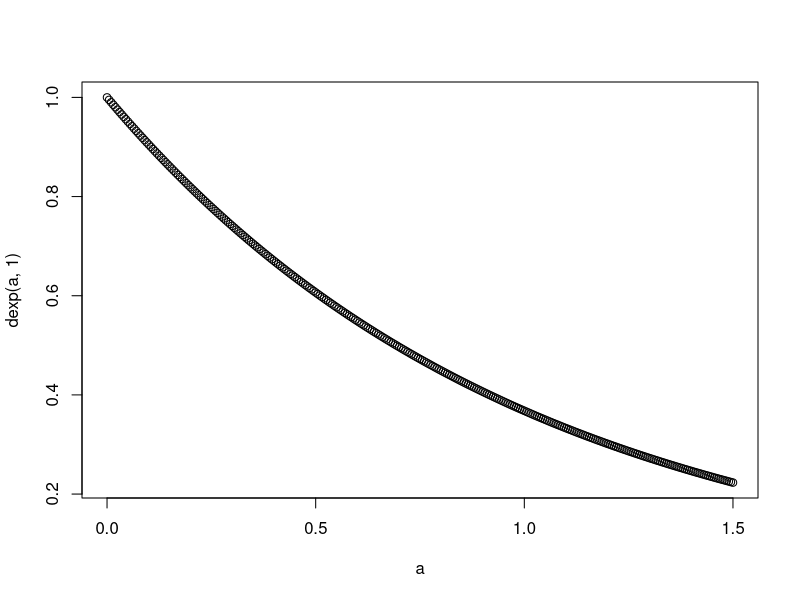
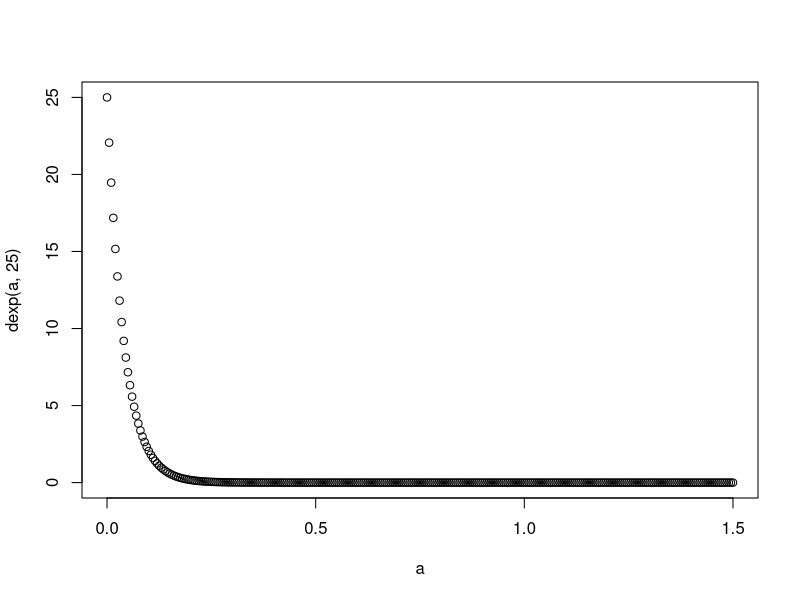
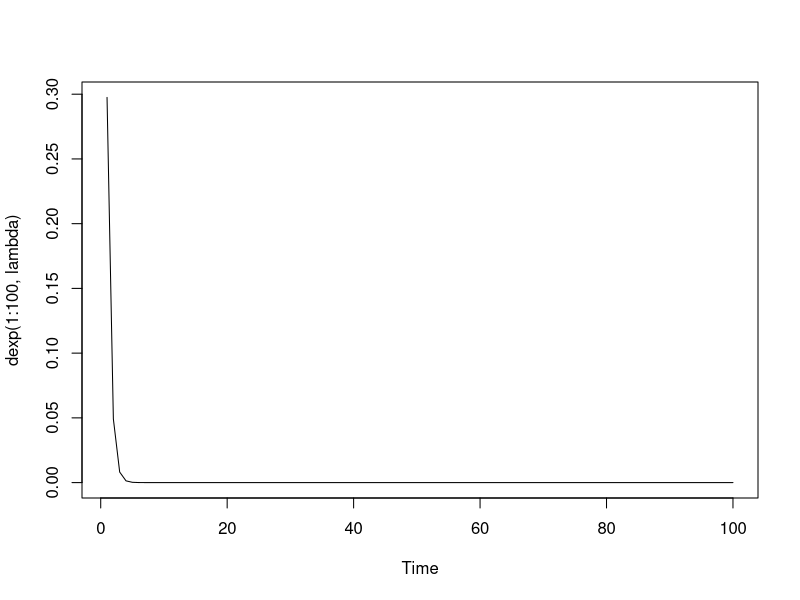
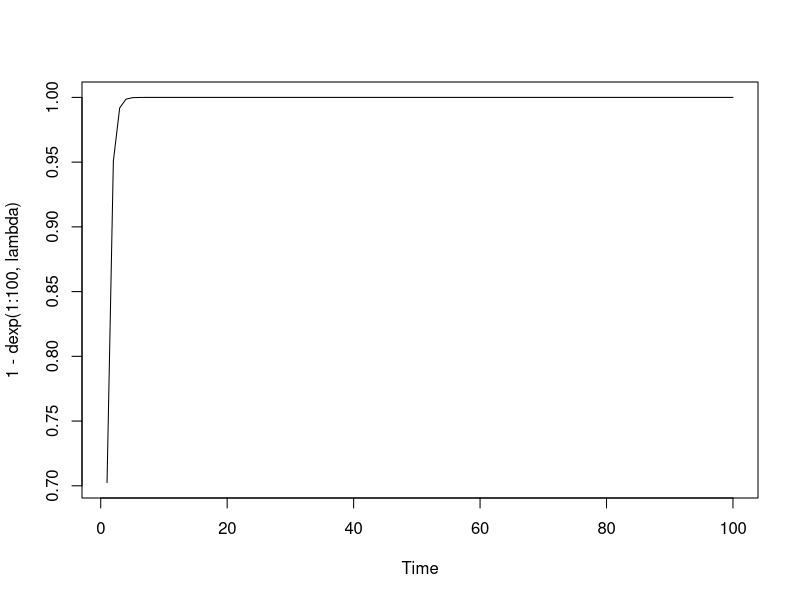

These charts were generated, in order, by the following R code: (Note: this script raises an error after producing the figures.)
#DISTRIBUTIONS
#Explain

#d - Probability density 
#p - Cumulative distribution
#q - Quantile function
#r - random sample generation from the distribution

#Rate
lambda = 1.8 #1.8 #10 #1.8

#****************************************************************
#1. EXPONENTIAL DISTRIBUTION
#****************************************************************

#1. Probability Density 
a = seq(0, 1.5, by = 0.005)
plot(a, dexp(a, 1))

plot(a, dexp(a, 25))

plot.ts(dexp(1:100, lambda))
plot.ts(1- dexp(1:100, lambda))

#2. Cumulative Distribution Function
plot.ts(qexp(1:10, lambda))

#3. Random samples
plot.ts(rexp(100, lambda))
plot.ts(rexp(100, 10))

#****************************************************************
#2. POISSON DISTRIBUTION
#****************************************************************
#Samples
plot.ts(rpois(100, lambda))
#Probability Density 
plot.ts(dpois(1:20, lambda))
#Cumulative Distribution Function
plot.ts(qpois(1:10, lambda))

#****************************************************************
#3. NEGATIVE BINOMIAL DISTRIBUTION
#****************************************************************
betaX = 0.2
gammaX = 10
plot.ts(rnbinom(100, betaX*poi_rate, 1/(1 + gammaX)))
plot.ts(dnbinom(1:20, betaX*poi_rate, 1/(1 + gammaX)))


#****************************************************************
#4. GAMMA DISTRIBUTION
#****************************************************************
#Mean = shape*scale
plot.new()
shape_gamma = 6 #Gamma params for infectiousness curve (lambda) distribution
scale_gamma = 1 #1/rate. 

shape_gamma = 10 
scale_gamma = 1/100 

shape_gamma = 10 
scale_gamma = 1 

plot.ts(rgamma(100, shape = shape_gamma, scale = scale_gamma))
plot.ts(dgamma(1:20, shape = shape_gamma, scale = scale_gamma))

plot.ts(dgamma(100, shape = shape_gamma, scale = scale_gamma))

#PLOT
xseq = seq(0, 0.3, length.out = 500)
plot(xseq, dgamma(xseq, shape = shape_gamma, scale = scale_gamma), type = 'l', #,
     ylab = 'Gamma(10, 0.01)', main = 'Gamma(10, 0.01)', lwd = 2, col = 'blue')

xseq = seq(0, 35, length.out = 1000)
plot(xseq, dgamma(xseq, shape = shape_gamma, scale = scale_gamma), type = 'l', #,
     ylab = 'Gamma(10, 0.01)', main = 'Gamma(10, 0.01)', lwd = 2, col = 'red')

#Option 2
shape_gamma = 10 #Gamma params for infectiousness curve (lambda) distribution
scale_gamma = 1/100 #1/rate. 

#CENTRED ON THE MEAN :D
a = seq(0, 0.5, by = 0.00005)
plot(a, dgamma(a, shape = shape_gamma, scale = scale_gamma, log = TRUE), #,
        ylab = 'Gamma(10, 0.01)', main = 'Gamma(10, 0.01), log = TRUE')

#V2
shape_gamma = 5
scale_gamma = 5
a = seq(0, 1.5, by = 0.005)
plot(a, dgamma(a, shape = shape_gamma, scale = scale_gamma),
     ylab = 'Gamma(5, 5)', main = 'Gamma(5, 5)')

plot.ts(dgamma(1:20, shape = shape_gamma, scale = scale_gamma),
        ylab = 'Gamma(2, 0.5)', main = 'Gamma(2, 0.5)')

plot.ts(rgamma(1000, shape = shape_gamma, scale = scale_gamma),
        ylab = 'Gamma(2, 0.5)', main = 'Gamma(2, 0.5)')

mean(rgamma(100, shape = shape_gamma, scale = scale_gamma))

#Example number of goals in a match
shape_football = 25
scale_football = 1/10

plot.ts(rgamma(100, shape = shape_football, scale = scale_football))
plot.ts(dgamma(1:20, shape = shape_football, scale = scale_football))


length(a)

#**************
#*PRIOR PLOTS
shape_gamma = 10 
scale_gamma = 1/100 

xseq = seq(0, 0.3, length.out = 500)
plot(xseq, dgamma(xseq, shape = shape_gamma, scale = scale_gamma),  #,
     ylab = 'Gamma(10, 0.01)', main = 'Gamma(10, 0.01)',
     type = 'l', lwd = 2, col = 'blue')

#c
shape_gamma = 10 
scale_gamma = 1 

xseq = seq(0, 35, length.out = 1000)
lines(xseq, dgamma(xseq, shape = shape_gamma, scale = scale_gamma), #,
     ylab = 'Gamma(10, 0.01)', main = 'Gamma(10, 0.01)',
     type = 'l', lwd = 2, col = 'green')

xseq = seq(0, 1.5, length.out = 500)
lines(xseq, dexp(xseq, 25),
     type = 'l', lwd = 2, col = 'red')
